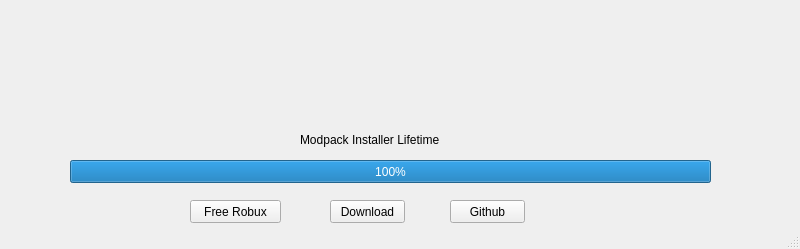
<?xml version="1.0" encoding="UTF-8"?>
<ui version="4.0">
 <class>MainWindow</class>
 <widget class="QMainWindow" name="MainWindow">
  <property name="geometry">
   <rect>
    <x>0</x>
    <y>0</y>
    <width>800</width>
    <height>249</height>
   </rect>
  </property>
  <property name="windowTitle">
   <string>MainWindow</string>
  </property>
  <widget class="QWidget" name="centralwidget">
   <widget class="QPushButton" name="pushButton">
    <property name="geometry">
     <rect>
      <x>450</x>
      <y>200</y>
      <width>75</width>
      <height>23</height>
     </rect>
    </property>
    <property name="text">
     <string>Github</string>
    </property>
   </widget>
   <widget class="QPushButton" name="pushButton_2">
    <property name="geometry">
     <rect>
      <x>190</x>
      <y>200</y>
      <width>91</width>
      <height>23</height>
     </rect>
    </property>
    <property name="text">
     <string>Free Robux</string>
    </property>
   </widget>
   <widget class="QProgressBar" name="progressBar">
    <property name="geometry">
     <rect>
      <x>70</x>
      <y>160</y>
      <width>641</width>
      <height>23</height>
     </rect>
    </property>
    <property name="minimum">
     <number>-999999999</number>
    </property>
    <property name="maximum">
     <number>999999999</number>
    </property>
    <property name="value">
     <number>999999999</number>
    </property>
   </widget>
   <widget class="QLabel" name="label">
    <property name="geometry">
     <rect>
      <x>300</x>
      <y>130</y>
      <width>201</width>
      <height>20</height>
     </rect>
    </property>
    <property name="text">
     <string>Modpack Installer Lifetime</string>
    </property>
   </widget>
   <widget class="QPushButton" name="pushButton_3">
    <property name="geometry">
     <rect>
      <x>330</x>
      <y>200</y>
      <width>75</width>
      <height>23</height>
     </rect>
    </property>
    <property name="text">
     <string>Download</string>
    </property>
   </widget>
  </widget>
  <widget class="QStatusBar" name="statusbar"/>
 </widget>
 <resources/>
 <connections/>
</ui>
